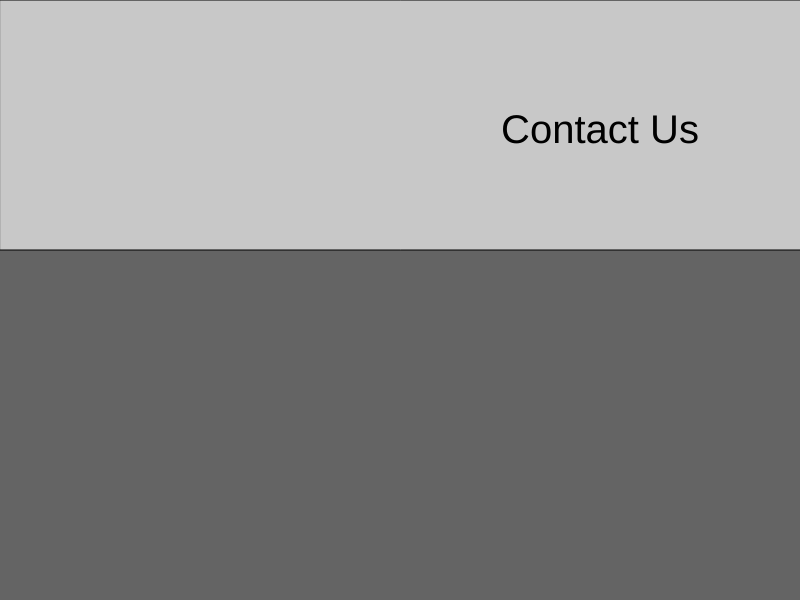
Frame 1 (no input)
Frame 60 (no input): identical to frame 1, image omitted
Frame 120 (the mouse pressed at the canvas centre since frame 60): identical to frame 1, image omitted

The p5.js sketch that drew this single still picture (run headless with seeded random() and noise() and a simulated clock; from frame 60 on, the mouse is pressed at the canvas centre):

// p5.js sketch
// ── sketch.js
var w = window.innerWidth;
var h = window.innerHeight;

// Init Variables For Top Section
var topSectSX;
var topSectSY;
var topSectFX;
var topSectFY;

// Init Variables For Main Text Section
var mainTextSectSX;
var mainTextSectSY;
var mainTextSectFX;
var mainTextSectFY;

function setup() {
  createCanvas(window.screen.width, window.screen.height);
}

function draw() {
  basics();
  texts();
  getLayoutBounds();
  keepWindowSizeUpToDate();
}

function basics() {
  background(100);
  rectMode(CORNER);
  fill(200);
  rect(0, 0, w, h/4);
}

function getLayoutBounds() {
  // Top Sect Cords
  topSectSX = 0;
  topSectSY = 0;
  topSectFX = w;
  topSectFY = h/4;
  
  // Text Area Cords
  mainTextSectSX = 0;
  mainTextSectSY = h/4;
  mainTextSectFX = w;
  mainTextSectFY = h;
}

function texts() {
  // Header
  fill(0);
  textAlign(CENTER);
  textSize(40);
  text("Contact Us", w/2, h/7);
}

function keepWindowSizeUpToDate() {
  w = window.innerWidth;
  h = window.innerHeight;
}
// ── effects.js
function Effects() {
  this.x = random(window.innerWidth);
  this.y = random(-500, -50);
  this.z = random(0, 20);
  this.len = map(this.z, 0, 20, 10, 20);
  this.yspeed = map(this.z, 0, 20, 1, 20);

  this.fall = function () {
    this.y = this.y + this.yspeed;
    var grav = map(this.z, 0, 20, 0, 0.2);
    this.yspeed = this.yspeed + grav;

    if (this.y > height) {
      this.y = random(-200, -100);
      this.yspeed = map(this.z, 0, 20, 4, 10);
    }
  }

  this.show = function () {
    var thick = map(this.z, 0, 20, 1, 3);
    strokeWeight(thick);
    stroke(138, 43, 226);
    line(this.x, this.y, this.x, this.y + this.len);
  }
}
